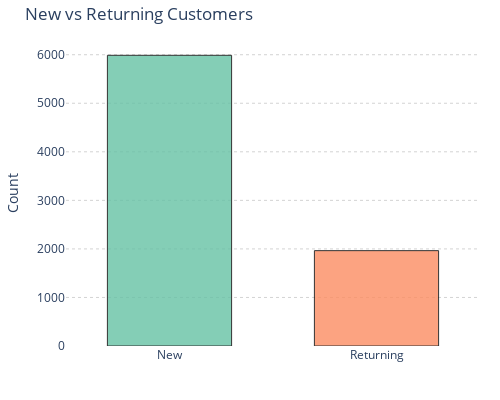

The notebook cell saved with this chart:
### Markdown cell above
---

### Code cell
# New vs Returning Customers
# plt.figure(figsize=(5, 4))
# sns.countplot(data=df, x='PreviousPurchase',hue='PreviousPurchase', legend = False, palette='Set2')
# plt.title('New vs Returning Customers')
# plt.xticks([0, 1], ['New', 'Returning'])
# plt.ylabel('Count')
# plt.grid(axis='y', linestyle='--', alpha=0.6)
# plt.tight_layout()
# plt.show()

# Prepare the data
count_data = df['PreviousPurchase'].value_counts().sort_index()
categories = ['New', 'Returning']  # Matching your xticks labels

# Create the figure
fig = go.Figure()

# Add the bar plot
fig.add_trace(go.Bar(
    x=categories,
    y=count_data.values,
    marker_color=['#66c2a5', '#fc8d62'],  # Default Set2 palette colors
    marker_line_color='black',
    marker_line_width=1,
    opacity=0.8,
    name=''
))

# Update layout
fig.update_layout(
    title='New vs Returning Customers',
    xaxis_title='',
    yaxis_title='Count',
    plot_bgcolor='white',
    showlegend=False,
    bargap=0.4
)

# Customize grid
fig.update_yaxes(
    showgrid=True,
    gridcolor='lightgray',
    gridwidth=1,
    griddash='dot'
)

# Adjust size (similar to figsize=(5,4))
fig.update_layout(
    width=500,
    height=400,
    margin=dict(l=20, r=20, t=40, b=20)
)

fig.show()

### Figure 1 — Plotly figure (JSON) as saved in the notebook; plotly's stock layout.template omitted (floating-point values rounded to 4 significant figures)
{"data": [{"marker": {"color": ["#66c2a5", "#fc8d62"], "line": {"color": "black", "width": 1}}, "name": "", "opacity": 0.8, "type": "bar", "x": ["New", "Returning"], "y": [5988, 1964]}], "layout": {"bargap": 0.4, "height": 400, "margin": {"b": 20, "l": 20, "r": 20, "t": 40}, "plot_bgcolor": "white", "showlegend": false, "title": {"text": "New vs Returning Customers"}, "width": 500, "xaxis": {"title": {"text": ""}}, "yaxis": {"gridcolor": "lightgray", "griddash": "dot", "gridwidth": 1, "showgrid": true, "title": {"text": "Count"}}}}
